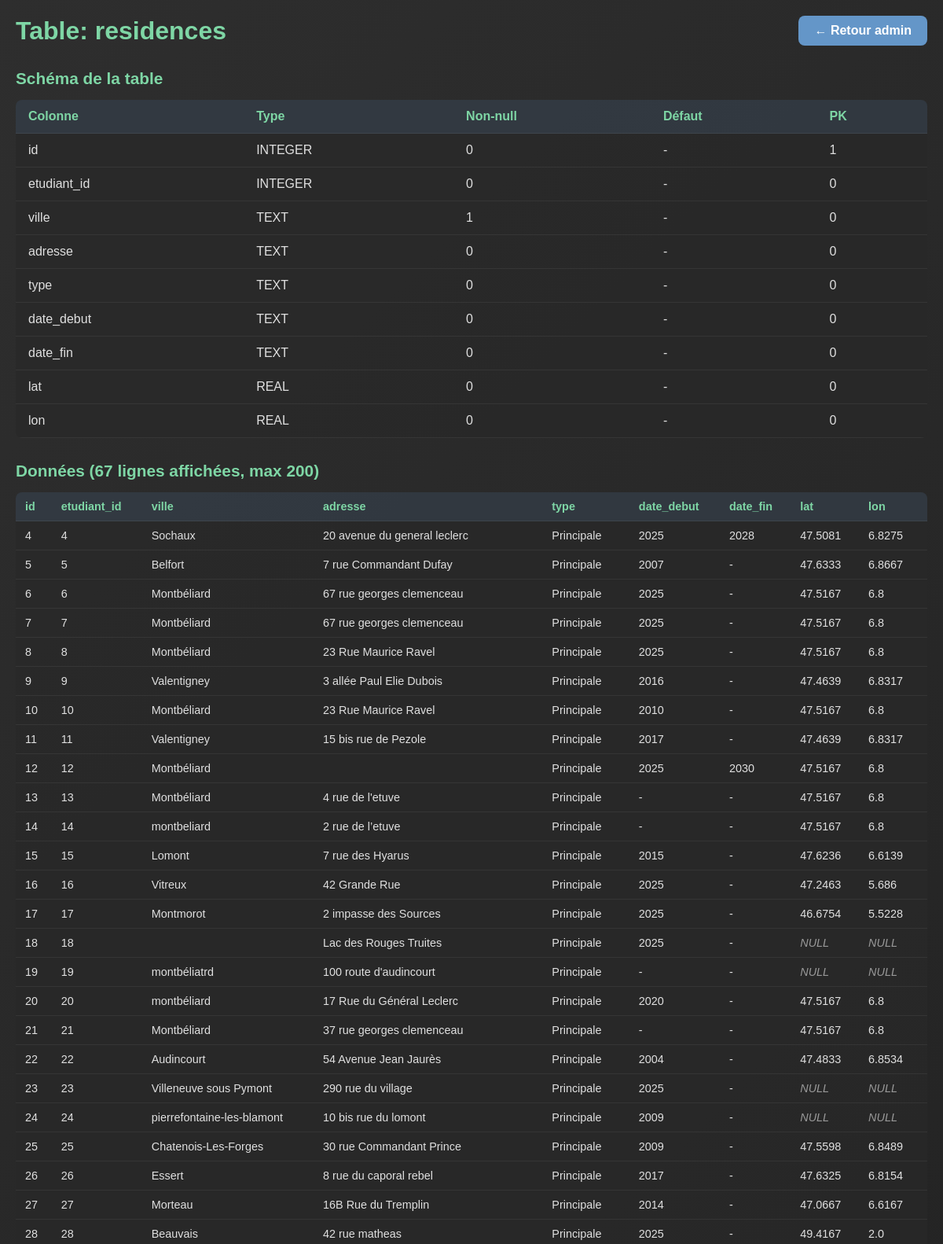
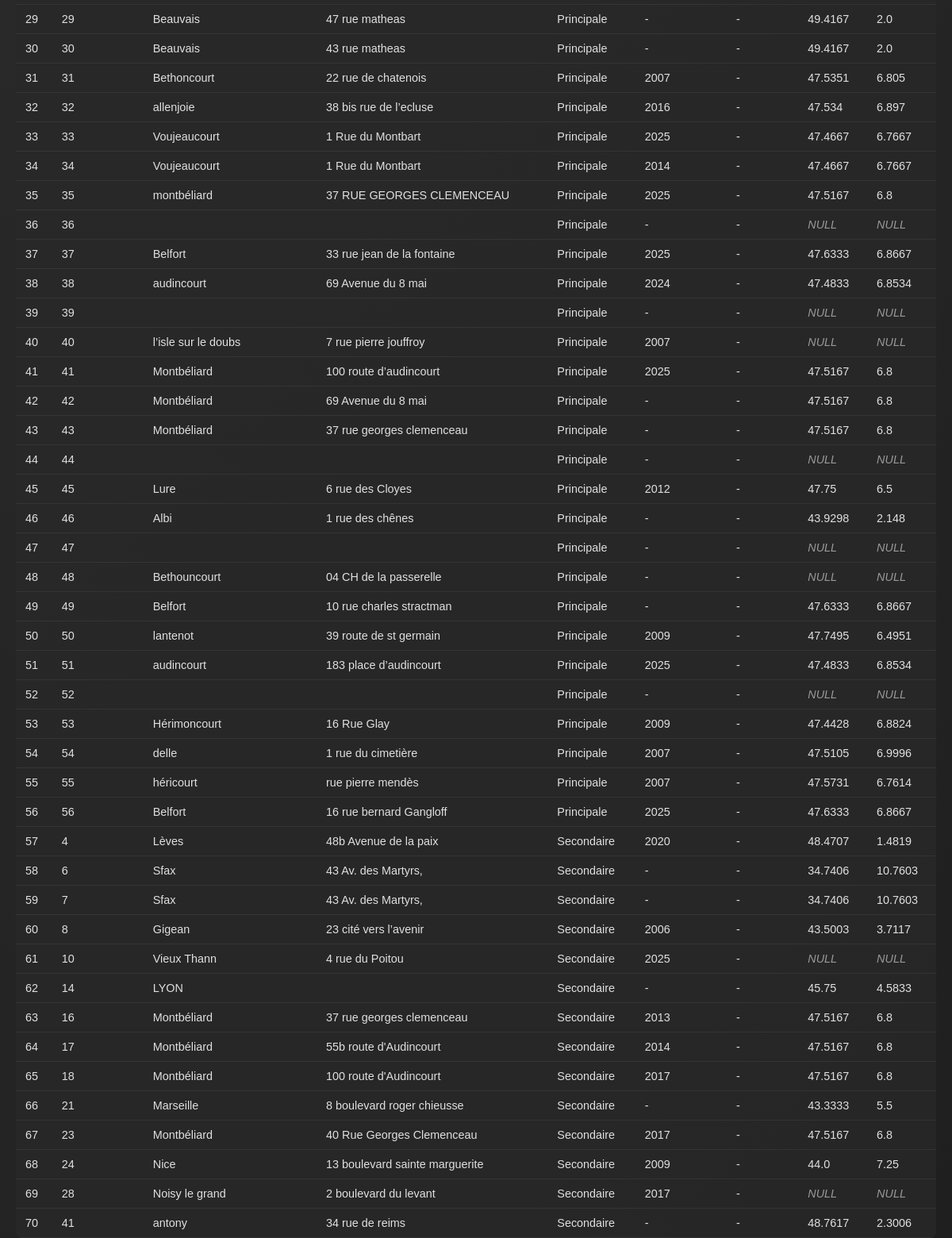
Before: /admin/table/residences (signed in) with the older database file (2 pictures, top to bottom).
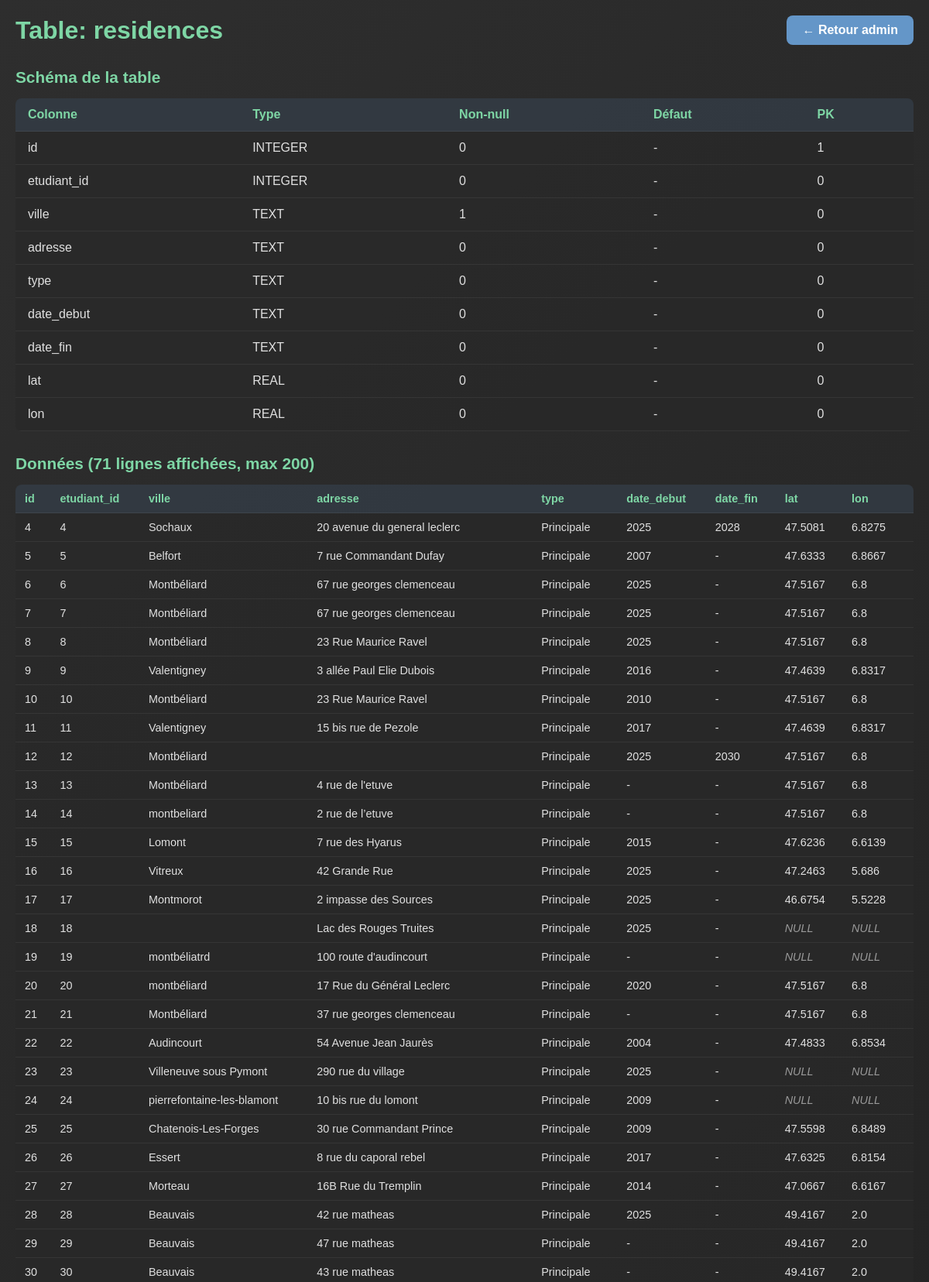
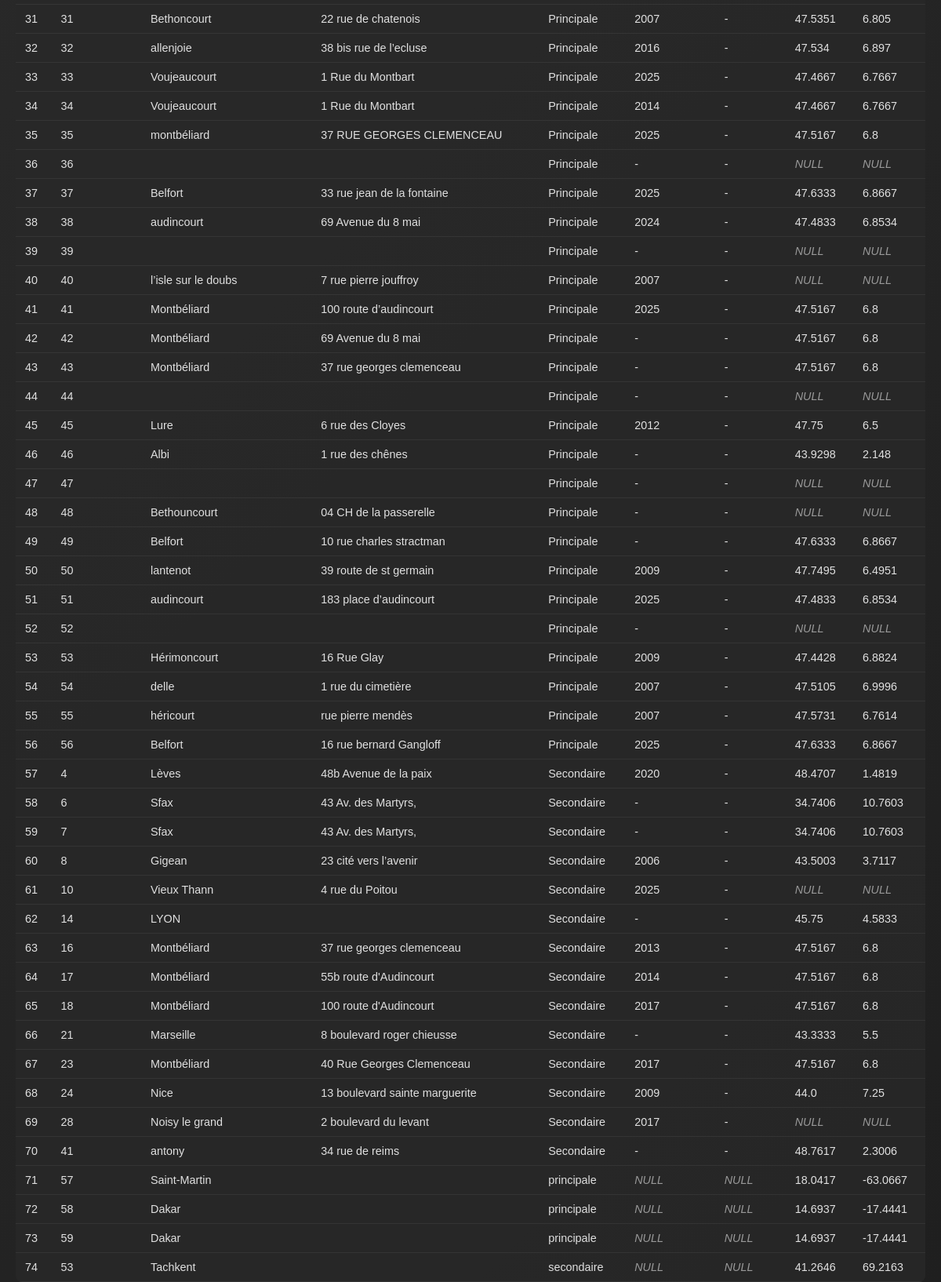
After: the same page with the newer database file (2 pictures, top to bottom).
### tables this page shows
CREATE TABLE residences (
        id INTEGER PRIMARY KEY AUTOINCREMENT,
        etudiant_id INTEGER,
        ville TEXT NOT NULL,
        adresse TEXT,
        type TEXT,
        date_debut TEXT,
        date_fin TEXT,
        lat REAL,
        lon REAL,
        FOREIGN KEY (etudiant_id) REFERENCES etudiants(id)
    );

### app.py (the view)
@app.route('/admin/table/<table_name>')
@admin_required
def admin_table(table_name):
    conn = get_db_connection()
    cursor = conn.cursor()
    tables = cursor.execute("SELECT name FROM sqlite_master WHERE type='table' AND name = ?", (table_name,)).fetchall()
    if not tables:
        flash('Table introuvable', 'error')
        conn.close()
        return redirect(url_for('admin'))
    schema = cursor.execute(f"PRAGMA table_info({table_name})").fetchall()
    data = cursor.execute(f"SELECT * FROM {table_name} LIMIT 200").fetchall()
    conn.close()
    return render_template('admin_table.html',
                         table_name=table_name,
                         schema=schema,
                         data=data)

### app.py (called while the page is built, shortened)
def get_db_connection():
    conn = sqlite3.connect(DB_NAME)
    conn.row_factory = sqlite3.Row
    return conn

def get_user_by_username(username):
    conn = get_db_connection()
    user = conn.execute('SELECT * FROM users WHERE username = ?', (username,)).fetchone()
    conn.close()
    return user

def get_current_user():
    if session.get('user_id'):
        user = get_user_by_username(session.get('username', ''))
        return user
    return None

def admin_required(func):
    from functools import wraps
    @wraps(func)
    def decorated_function(*args, **kwargs):
        user = get_current_user()
        if not user or user['role'] != 'admin':
            flash('Accès réservé aux administrateurs', 'error')
            return redirect(url_for('home'))
        return func(*args, **kwargs)
    return decorated_function

@app.context_processor
def inject_current_user():
    return {'current_user': get_current_user()}

@app.before_request
def start_weather_updates():
    global weather_thread_started

### templates/admin_table.html (shortened to what this page needs)
<!DOCTYPE html>
<html lang="fr">
<head>
</head>
<body>
    <div class="conteneur">
        <div class="header">
            <h1>Table: {{ table_name }}</h1>
            <a href="/admin" class="back-btn">← Retour admin</a>
        </div>
        <div class="schema-section">
            <h2>Schéma de la table</h2>
            <table class="schema-table">
                <thead>
                    <tr>
                        <th>Colonne</th>
                        <th>Type</th>
                        <th>Non-null</th>
                        <th>Défaut</th>
                        <th>PK</th>
                    </tr>
                </thead>
                <tbody>
                    {% for col in schema %}
                        <tr>
                            <td>{{ col['name'] }}</td>
                            <td>{{ col['type'] }}</td>
                            <td>{{ col['notnull'] }}</td>
                            <td>{{ col['dflt_value'] or '-' }}</td>
                            <td>{{ col['pk'] }}</td>
                        </tr>
                    {% endfor %}
                </tbody>
            </table>
        </div>
        <div class="data-section">
            <h2>Données ({{ data | length }} lignes affichées, max 200)</h2>
            <div class="scroll-x">
                <table class="data-table">
                    <thead>
                        <tr>
                            {% for col in schema %}
                                <th>{{ col['name'] }}</th>
                            {% endfor %}
                        </tr>
                    </thead>
                    <tbody>
                        {% for row in data %}
                            <tr>
                                {% for col in schema %}
                                    <td>
                                        {% if row[col['name']] is none %}
                                            <span class="null-value">NULL</span>
                                        {% else %}
                                            {{ row[col['name']] }}
                                        {% endif %}
                                    </td>
                                {% endfor %}
                            </tr>
                        {% endfor %}
                    </tbody>
                </table>
            </div>
        </div>
    </div>
</body>
</html>

Changed rows visible on the page:
added residences: id "71" "57" "Saint-Martin" "principale" "18.0417" "-63.0667"
added residences: id "72" "58" "Dakar" "principale" "14.6937" "-17.4441"
added residences: id "73" "59" "Dakar" "principale" "14.6937" "-17.4441"
added residences: id "74" "53" "Tachkent" "secondaire" "41.2646" "69.2163"
Other visible differences:
{{ data | length }}: "67" → "71"
